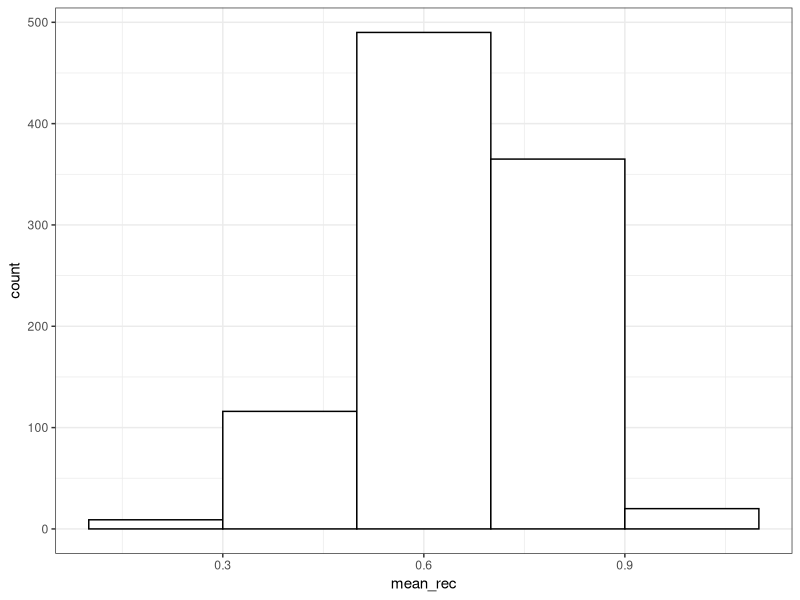
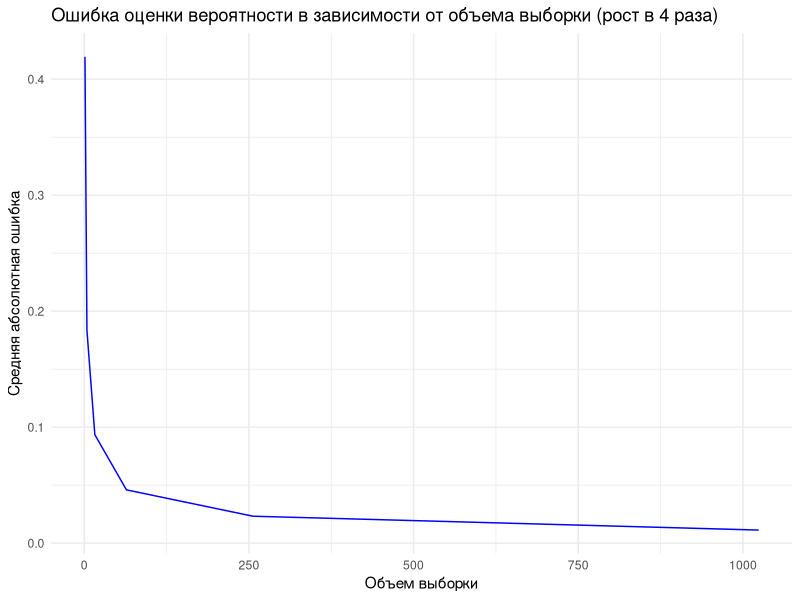
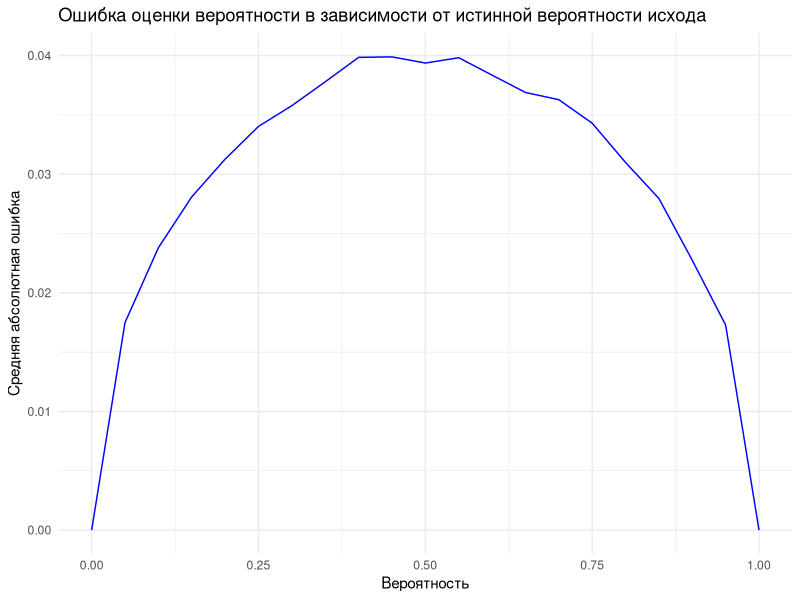

Here is the R script that generated these plots, in order:
## ---- chunk 1
knitr::opts_chunk$set(echo = TRUE)

library(tidyverse)

## ---- chunk 2

true_prob <- 0.7 # Истинная вероятность выздоровления

print(true_prob)


## ---- chunk 3

n_patients <- 1 # Количество добровольцев 

patients_outcome <- rbinom(n_patients, 1, true_prob)   # Результаты добровольцев

print(patients_outcome)

sample_mean <- mean(patients_outcome)

print(sample_mean)

## ---- chunk 4

n_patients <- 10 # Количество добровольцев 

n_repeats <- 1000 # Количество повторений эксперимента

df_all_repeats <- data.frame(
  n_exp = rep(1:n_repeats, each = n_patients),
  ID =  rep(1:n_patients, n_repeats),
  recovered = rbinom(n_repeats * n_patients, 1, true_prob)
)

## ---- chunk 5

df_sample_mean <- df_all_repeats %>% 
  group_by(n_exp) %>% 
  dplyr::summarise(mean_rec = mean(recovered)) %>% 
  ungroup()

ggplot(df_sample_mean, aes(x = mean_rec)) +
  geom_histogram(color = 'black', fill = 'white', binwidth = 0.2) +
  theme_bw()

## ---- chunk 6

error <- sqrt( mean((df_sample_mean$mean_rec-true_prob)^2) )
print(error)

## ---- chunk 7
sample_sizes <- 4^(0:5)
errors_vs_sample_size <- numeric(length(sample_sizes))  # Вектор для хранения ошибок

# Проводим эксперименты для каждого объема выборки
for (i in seq_along(sample_sizes)) {
  n_patients <- sample_sizes[i]
  
  # Генерация данных: случайные выборки для каждого пациента в каждом повторении эксперимента
  df_all_repeats <- data.frame(
    n_exp = rep(1:n_repeats, each = n_patients),
    ID = rep(1:n_patients, n_repeats),
    recovered = rbinom(n_repeats * n_patients, 1, true_prob)  # Моделирование исцеления
  )
  
  # Оценка среднего исцеления в каждом эксперименте
  df_sample_mean <- df_all_repeats %>% 
    group_by(n_exp) %>% 
    dplyr::summarise(mean_rec = mean(recovered)) %>% 
    ungroup()
  
  # Вычисление средней абсолютной ошибки
  errors_vs_sample_size[i] <- mean(abs(df_sample_mean$mean_rec - true_prob))
}

# Построим график зависимости ошибки от объема выборки
df <- data.frame(sample_sizes, errors_vs_sample_size)
df2 <- (df$errors_vs_sample_size - sqrt((true_prob*(1-true_prob)))/ df$sample_sizes)
print(df2)
ggplot(df, aes(x = sample_sizes, y = errors_vs_sample_size)) +
  geom_line(color = "blue") +
  labs(title = "Ошибка оценки вероятности в зависимости от объема выборки (рост в 4 раза)",
       x = "Объем выборки", y = "Средняя абсолютная ошибка") +
  theme_minimal()
## ---- chunk 8
true_p <- 0.05*(0:20)
errors_vs_p <- numeric(length(true_p))  # Вектор для хранения ошибок
n_patients <- 100
# Проводим эксперименты для каждой истинной вероятности
for (i in seq_along(true_p)) {

  # Генерация данных: случайные выборки для каждого пациента в каждом повторении эксперимента
  df_all_repeats <- data.frame(
    n_exp = rep(1:n_repeats, each = n_patients),
    ID = rep(1:n_patients, n_repeats),
    recovered = rbinom(n_repeats * n_patients, 1, true_p[i])  # Моделирование исцеления
  )
  
  # Оценка среднего исцеления в каждом эксперименте
  df_sample_mean <- df_all_repeats %>% 
    group_by(n_exp) %>% 
    dplyr::summarise(mean_rec = mean(recovered)) %>% 
    ungroup()
  
  # Вычисление средней абсолютной ошибки
  errors_vs_p[i] <- mean(abs(df_sample_mean$mean_rec - true_p[i]))
}

# Построим график зависимости ошибки от объема выборки
df <- data.frame(true_p, errors_vs_p)
#df2 <- (df$errors_vs_p - sqrt((df$true_p*(1-df$true_p)))/ sample_size)
#print(df)
ggplot(df, aes(x = true_p, y = errors_vs_p)) +
  geom_line(color = "blue") +
  labs(title = "Ошибка оценки вероятности в зависимости от истинной вероятности исхода",
       x = "Вероятность", y = "Средняя абсолютная ошибка") +
  theme_minimal()
